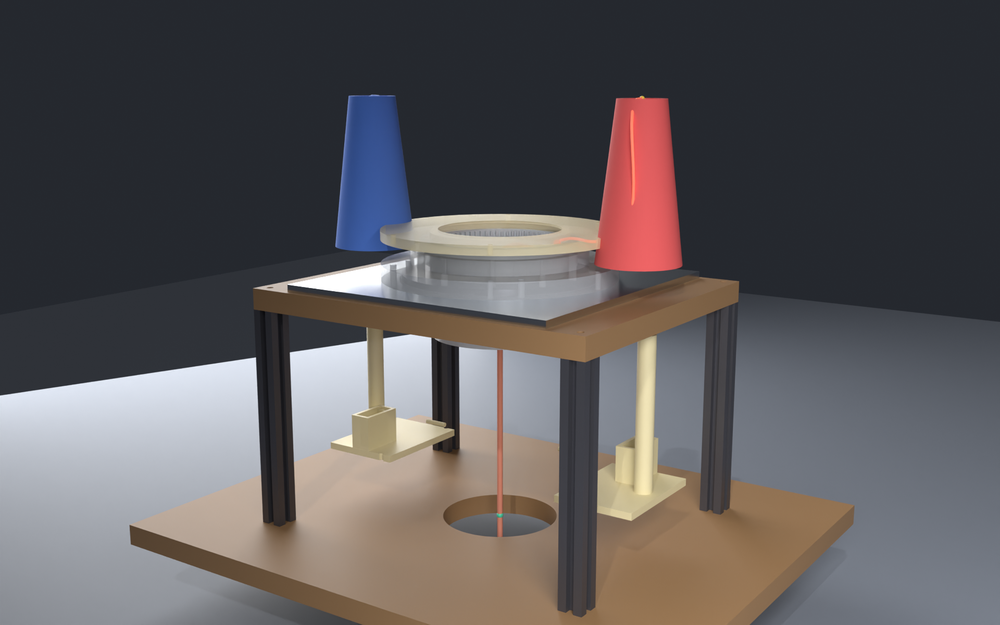
#> input picture CSM_V3_ASSEMBLY/full_assembly/renders/CSM_V3_YarnPath_Y1_full.png, 1000 x 625 px, shrunk from 1920 x 1200 before the run, found by its file name; its folder holds 8 pictures in this run
$ python build_posters.py
#> lines starting #> are read from the running program, lines starting #| are printed output that depends on the picture
#!/usr/bin/env python
# -*- coding: utf-8 -*-
"""
CSM V3 -- ENGINEERING POSTER SET

Composes the existing rendered PNGs (Y1-Y3, K_triad_*, D1-D5, capture-margin
plots) into 6 labeled engineering plates:

  Poster 3  Yarn Path & Knitting Logic        (behavior first)
  Poster 4  Kinematic Triad
  Poster 2  Drivetrain & Power Flow
  Poster 5  Service & Maintenance Architecture
  Poster 6  Dynamic Failure Analysis
  Poster 1  Machine Architecture Overview     (aesthetics last)

No 3D rendering -- pure matplotlib + image composition. Designed for
clarity / annotation, not photorealism. Each poster answers ONE question.

Usage:
  py build_posters.py [poster_number]    # e.g. 3, or no arg for all
"""
import os, sys, csv
try:
    import matplotlib
    matplotlib.use('Agg')
    import matplotlib.pyplot as plt
    import matplotlib.image as mpimg
    from matplotlib.patches import FancyArrowPatch, Rectangle, FancyBboxPatch
except ImportError:
    print("Need matplotlib: py -m pip install matplotlib"); sys.exit(1)

RENDERS = r"C:\Users\LEONID\Downloads\CSM_V3_GitHub_Ready\csm-v3-repo\CSM_V3_ASSEMBLY\full_assembly\renders"
OUT_DIR = os.path.join(RENDERS, "posters")
os.makedirs(OUT_DIR, exist_ok=True)

def load_image(name):
    path = os.path.join(RENDERS, name)
    if not os.path.exists(path):
        print(f"  WARN missing: {path}")
        return None
    return mpimg.imread(path)

def panel(ax, img, title=None, hide_axes=True):
    if img is not None:
        ax.imshow(img)
    if title:
        ax.set_title(title, fontsize=11, fontweight='bold', loc='left')
    if hide_axes:
        ax.set_xticks([]); ax.set_yticks([])
        for s in ax.spines.values(): s.set_visible(False)

def title_block(fig, poster_num, title, subtitle):
    fig.text(0.02, 0.97, f"POSTER {poster_num}", fontsize=10, color='#666666',
             fontweight='bold')
    fig.text(0.02, 0.945, title, fontsize=18, fontweight='bold', color='#1a2a4a')
    fig.text(0.02, 0.925, subtitle, fontsize=11, color='#333333', style='italic')
    fig.text(0.98, 0.97, "CSM V3 PHASE 1", fontsize=9, color='#888888',
             ha='right', fontweight='bold')
    fig.text(0.98, 0.945, "behavioral plate", fontsize=9, color='#888888',
             ha='right', style='italic')

def annotation_block(ax, lines, x=0.02, y=0.98, ha='left', va='top',
                     fontsize=9, color='#222', bg='#f4f4f0'):
    text = "\n".join(lines)
    ax.text(x, y, text, transform=ax.transAxes, ha=ha, va=va,
            fontsize=fontsize, color=color,
            bbox=dict(boxstyle='round,pad=0.5', facecolor=bg,
                      edgecolor='#888888', linewidth=0.8))

# ============================================================
# POSTER 3 -- Yarn Path & Knitting Logic
# ============================================================
def build_poster_3():
    print("Building Poster 3 -- Yarn Path & Knitting Logic")
    fig = plt.figure(figsize=(17, 12), facecolor='#fafafa')
    title_block(fig, "3", "Yarn Path & Knitting Logic",
                "how thread becomes fabric -- cone, tensioner, capture, loop, take-down")

    # 4-panel layout: left big = Y1 full 3/4 isometric; right column = Y2 side,
    # Y3 top, D3 triad close-up
    gs = fig.add_gridspec(3, 3, left=0.04, right=0.98, top=0.90, bottom=0.05,
                          wspace=0.10, hspace=0.18,
                          height_ratios=[1, 1, 1], width_ratios=[1.6, 1, 1])

    ax1 = fig.add_subplot(gs[:, 0])
    panel(ax1, load_image("CSM_V3_YarnPath_Y1_full.png"),
          title="Full machine yarn route (3/4 view)")
    annotation_block(ax1, [
        "WAYPOINTS (Phase-1.5 capture flow)",
        "1. Cone-top    (yarn unwinds from spool)",
        "2. Upper guide eye",
        "3. Tensioner   (yarn drag modulation)",
        "4. Feeder nozzle exit  (Z = 271 mm, r = 95 mm)",
        "5. HOOK PEAK   (Z = 264 mm, r = 56.15 mm)",
        "6. Loop formation  (knock-over by sinker)",
        "7. Fabric tube descent (through cylinder bore)",
        "8. Take-down exit  (Ø100 mm hole in wood base)",
        "",
        "Yarn ownership transitions (Slot #0 frame of",
        "reference) define knitting rhythm at 1:15",
        "motor-to-cylinder reduction (5x gearbox * 3x belt).",
    ], x=0.02, y=0.98, fontsize=8.5)

    ax2 = fig.add_subplot(gs[0, 1:])
    panel(ax2, load_image("CSM_V3_YarnPath_Y2_side.png"),
          title="Vertical journey: cone -> cassette -> take-down (side section)")

    ax3 = fig.add_subplot(gs[1, 1:])
    panel(ax3, load_image("CSM_V3_YarnPath_Y3_top.png"),
          title="In-plane geometry (top view): feeder F1 / F4 + capture aperture")

    ax4 = fig.add_subplot(gs[2, 1:])
    panel(ax4, load_image("CSM_V3_KinematicTriad_K_triad_top.png"),
          title="Loop control aperture (retainer lip ID 104 mm, hook sweep at 113 mm)")
    annotation_block(ax4, [
        "Yarn capture zone = annular band",
        "between retainer lip ID (104) and",
        "hook sweep circle (113.3). 9.3 mm",
        "radial budget per stitch. Compliance,",
        "feeder lag, hook timing all eat into",
        "this margin (see Poster 6).",
    ], x=0.02, y=0.05, va='bottom', fontsize=8)

    out = os.path.join(OUT_DIR, "P3_yarn_path_and_knitting_logic.png")
    plt.savefig(out, dpi=120, facecolor=fig.get_facecolor())
    plt.close()
    print(f"  -> {out}")

# ============================================================
# POSTER 4 -- Kinematic Triad
# ============================================================
def build_poster_4():
    print("Building Poster 4 -- Kinematic Triad")
    fig = plt.figure(figsize=(17, 11), facecolor='#fafafa')
    title_block(fig, "4", "Kinematic Triad -- Why Stitch Formation Works",
                "feeder exit / retainer lip / hook peak -- the 9.3 mm radial budget")

    gs = fig.add_gridspec(2, 2, left=0.04, right=0.98, top=0.88, bottom=0.04,
                          wspace=0.10, hspace=0.18)

    for ax, src, ttl in [
        (fig.add_subplot(gs[0, 0]), "CSM_V3_KinematicTriad_K_triad_3q.png",
         "3/4 perspective: cassette top with triad geometry"),
        (fig.add_subplot(gs[0, 1]), "CSM_V3_KinematicTriad_K_triad_top.png",
         "Top: retainer lip aperture + hook sweep + feeders F1/F4"),
        (fig.add_subplot(gs[1, 0]), "CSM_V3_KinematicTriad_K_triad_side.png",
         "Side section: vertical Z stack of cassette"),
        (fig.add_subplot(gs[1, 1]), "CSM_V3_KinematicTriad_K_triad_front.png",
         "Front: cassette + drive train + retainer lip plane"),
    ]:
        panel(ax, load_image(src), title=ttl)

    # Big text box bottom-right summarizing the triad geometry
    fig.text(0.62, 0.115, "TRIAD GEOMETRY (world Z, mm)", fontsize=11,
             fontweight='bold', color='#1a2a4a')
    fig.text(0.62, 0.04,
             "Cylinder top         256\n"
             "Hook PEAK            264   <- critical capture plane\n"
             "Retainer lip ubside  270   <- upper safety bound\n"
             "Feeder exit          271   <- yarn presentation plane\n"
             "\n"
             "Hook cam stroke       8 mm  (Z 256 .. 264)\n"
             "Retainer clearance    6 mm  (above hook peak)\n"
             "Feeder above hook     7 mm  (gravity drop window)\n"
             "Lip-to-hook aperture  9.3 mm radial",
             fontsize=9, color='#222', fontfamily='monospace',
             bbox=dict(boxstyle='round,pad=0.5', facecolor='#fff8e8',
                       edgecolor='#aaa', linewidth=0.8))

    out = os.path.join(OUT_DIR, "P4_kinematic_triad.png")
    plt.savefig(out, dpi=120, facecolor=fig.get_facecolor())
    plt.close()
    print(f"  -> {out}")

# ============================================================
# POSTER 2 -- Drivetrain & Power Flow
# ============================================================
def build_poster_2():
    print("Building Poster 2 -- Drivetrain & Power Flow")
    fig = plt.figure(figsize=(17, 11), facecolor='#fafafa')
    title_block(fig, "2", "Drivetrain & Power Flow",
                "NEMA 23 -> 5:1 gearbox -> 3:1 belt -> 12 mm shaft -> cylinder")

    gs = fig.add_gridspec(2, 2, left=0.04, right=0.98, top=0.88, bottom=0.05,
                          wspace=0.10, hspace=0.18)

    # Use D2 side, D1 iso, D3 triad-of-drivetrain-from-top
    panel(fig.add_subplot(gs[0, 0]), load_image("CSM_V3_Diagram_D2_side_section.png"),
          title="Vertical stack (side): motor + gearbox + pulleys + shaft")
    panel(fig.add_subplot(gs[0, 1]), load_image("CSM_V3_Diagram_D1_isometric.png"),
          title="Drivetrain in machine context (3/4)")
    panel(fig.add_subplot(gs[1, 0]), load_image("CSM_V3_Diagram_D5_layer_separation.png"),
          title="Layer separation: precision / structural / automation")

    # Right-bottom: text spec block, power flow
    ax_text = fig.add_subplot(gs[1, 1])
    ax_text.axis('off')
    ax_text.text(0.02, 0.98,
        "POWER PATH (BOM-aligned)\n"
        "\n"
        "  NEMA 23 stepper      2.8 N.m holding\n"
        "      |   PWM step/dir via TB6600 4A driver\n"
        "      v\n"
        "  5:1 planetary gearbox   ~14 N.m at output\n"
        "      |   gearbox output: 14 mm shaft\n"
        "      v\n"
        "  60T HTD 5M pulley       Ø97.5 mm\n"
        "      |   HTD belt, 405 mm pitch, 15 mm wide\n"
        "      v\n"
        "  20T HTD 5M pulley       Ø33.3 mm\n"
        "      |   3:1 belt reduction\n"
        "      v\n"
        "  12 mm h8 drive shaft (300 mm)\n"
        "      |   floating-top / fixed-bottom\n"
        "      |   bearings 6001-2RS + 51101 thrust\n"
        "      v\n"
        "  Drive Hub V2.4.2\n"
        "      |   M5 x 4 at PCD 70, into cylinder\n"
        "      v\n"
        "  Cylinder V3.0  (114.3 mm OD, 72 slots)\n"
        "\n"
        "TOTAL REDUCTION: 15:1 motor -> cylinder\n"
        "EST. CYLINDER TORQUE: ~25-30 N.m (after losses)\n"
        "BELT TENSION TRAVEL: 30 mm motor X-slot (SE5)",
        fontsize=9, color='#222', fontfamily='monospace', va='top',
        bbox=dict(boxstyle='round,pad=0.7', facecolor='#fff8e8',
                  edgecolor='#aaa', linewidth=0.8))

    out = os.path.join(OUT_DIR, "P2_drivetrain_power_flow.png")
    plt.savefig(out, dpi=120, facecolor=fig.get_facecolor())
    plt.close()
    print(f"  -> {out}")

# ============================================================
# POSTER 5 -- Service & Maintenance
# ============================================================
def build_poster_5():
    print("Building Poster 5 -- Service & Maintenance")
    fig = plt.figure(figsize=(17, 11), facecolor='#fafafa')
    title_block(fig, "5", "Service & Maintenance Architecture",
                "five protected envelopes SE1-SE5 -- can a human actually maintain this?")

    gs = fig.add_gridspec(2, 2, left=0.04, right=0.98, top=0.88, bottom=0.05,
                          wspace=0.10, hspace=0.18)

    panel(fig.add_subplot(gs[0, 0]), load_image("CSM_V3_AssemblyDrawing_C_iso.png"),
          title="ISO view with all 5 service envelopes overlaid")
    panel(fig.add_subplot(gs[0, 1]), load_image("CSM_V3_AssemblyDrawing_C_top.png"),
          title="Top: envelope footprint + maintenance vectors")
    panel(fig.add_subplot(gs[1, 0]), load_image("CSM_V3_AssemblyDrawing_C_front.png"),
          title="Front: extraction arrows (red=lift, blue=feeder, yellow=belt, green=take-down)")

    ax_text = fig.add_subplot(gs[1, 1])
    ax_text.axis('off')
    ax_text.text(0.02, 0.98,
        "SERVICE ENVELOPES (SE1-SE5)\n"
        "\n"
        "SE1  Cylinder removal\n"
        "     Vertical lift through Z=272..395\n"
        "     -- without disturbing mast, uprights, feeders\n"
        "\n"
        "SE2  Cam ring extraction\n"
        "     Annular ring at Z=200..230\n"
        "     -- M5 access from below\n"
        "\n"
        "SE3  Feeder swing-out\n"
        "     6 wedges at PCD 190, 60 deg each\n"
        "     -- M4 access from above\n"
        "\n"
        "SE4  Yarn threading\n"
        "     Front +Y arc Z=240..300\n"
        "     -- operator hand path, eye line\n"
        "\n"
        "SE5  Belt replacement\n"
        "     Motor X-travel 30 mm slot\n"
        "     -- belt lift over pulleys\n"
        "\n"
        "I-11 Sock take-down column\n"
        "     Vertical Ø100 mm reserved\n"
        "     -- gravity / weight / vacuum (future)\n"
        "\n"
        "All envelopes are independently invokable.\n"
        "Maintenance vectors documented in\n"
        "SERVICE_ENVELOPES.md R1.",
        fontsize=9, color='#222', fontfamily='monospace', va='top',
        bbox=dict(boxstyle='round,pad=0.7', facecolor='#eef8ee',
                  edgecolor='#aaa', linewidth=0.8))

    out = os.path.join(OUT_DIR, "P5_service_maintenance.png")
    plt.savefig(out, dpi=120, facecolor=fig.get_facecolor())
    plt.close()
    print(f"  -> {out}")

# ============================================================
# POSTER 6 -- Dynamic Failure Analysis
# ============================================================
def build_poster_6():
    print("Building Poster 6 -- Dynamic Failure Analysis")
    fig = plt.figure(figsize=(17, 12), facecolor='#fafafa')
    title_block(fig, "6", "Dynamic Failure Analysis -- Operating Envelope",
                "Phase 1.5 simulator results -- tolerances derived from behavior, not intuition")

    gs = fig.add_gridspec(3, 2, left=0.04, right=0.98, top=0.88, bottom=0.05,
                          wspace=0.10, hspace=0.22, height_ratios=[1.2, 1.2, 0.8])

    panel(fig.add_subplot(gs[0, :]), load_image("operating_envelope_plot.png"),
          title="A. Operating envelope: worst-case capture margin vs sweep parameter")
    panel(fig.add_subplot(gs[1, :]), load_image("delta_from_nominal_plot.png"),
          title="B. Delta from nominal -- Δm(θ) = m_failure - m_nominal")

    ax_text = fig.add_subplot(gs[2, :])
    ax_text.axis('off')
    ax_text.text(0.02, 0.95,
        "TOLERANCES DERIVED FROM BEHAVIOR (acceptable at +-2 mm Z capture margin)",
        fontsize=11, fontweight='bold', color='#1a2a4a', va='top')
    ax_text.text(0.02, 0.78,
        "A1  Feeder lag           <= 10 deg     PHASE-sensitive  (narrow capture window only)\n"
        "B1  Yarn slack           <=  2 mm      AMPLITUDE-sensitive  (uniform offset, gravity)\n"
        "D1  Yarn miss / overlift =   0 mm      AMPLITUDE-sensitive  (nominal already at edge)",
        fontsize=10, fontfamily='monospace', color='#222', va='top')
    ax_text.text(0.02, 0.30,
        "DIAGNOSTIC IMPLICATIONS:\n"
        "  - Phase-asymmetric failures -> timing problem (feeder lag, gearbox backlash, belt windup)\n"
        "  - Uniform offset failures   -> tension or geometry problem (take-down, retainer setup)\n"
        "  - HIERARCHY OF FRAGILITY: D1 miss > B1 slack > A1 lag",
        fontsize=9.5, color='#333', va='top', style='italic')

    out = os.path.join(OUT_DIR, "P6_failure_analysis.png")
    plt.savefig(out, dpi=120, facecolor=fig.get_facecolor())
    plt.close()
    print(f"  -> {out}")

# ============================================================
# POSTER 1 -- Architecture Overview
# ============================================================
def build_poster_1():
    print("Building Poster 1 -- Architecture Overview")
    fig = plt.figure(figsize=(17, 11), facecolor='#fafafa')
    title_block(fig, "1", "Machine Architecture Overview",
                "compact industrial knitting head -- suspended precision core, layered subsystems")

    gs = fig.add_gridspec(2, 3, left=0.04, right=0.98, top=0.88, bottom=0.05,
                          wspace=0.08, hspace=0.18, width_ratios=[1.6, 1, 1])

    panel(fig.add_subplot(gs[:, 0]), load_image("CSM_V3_Diagram_D1_isometric.png"),
          title="Full isometric -- BOM-aligned geometry")
    panel(fig.add_subplot(gs[0, 1]), load_image("CSM_V3_Diagram_D4_top_plan.png"),
          title="Top plan: PCDs + theta=0 ref")
    panel(fig.add_subplot(gs[0, 2]), load_image("CSM_V3_Diagram_D5_layer_separation.png"),
          title="Layer separation (exploded)")
    panel(fig.add_subplot(gs[1, 1]), load_image("CSM_V3_Diagram_D2_side_section.png"),
          title="Side elevation")
    panel(fig.add_subplot(gs[1, 2]), load_image("CSM_V3_Diagram_D3_triad.png"),
          title="Triad close-up")

    out = os.path.join(OUT_DIR, "P1_architecture_overview.png")
    plt.savefig(out, dpi=120, facecolor=fig.get_facecolor())
    plt.close()
    print(f"  -> {out}")

# ============================================================
# DISPATCH
# ============================================================
ALL_POSTERS = {
    "1": build_poster_1,
    "2": build_poster_2,
    "3": build_poster_3,
    "4": build_poster_4,
    "5": build_poster_5,
    "6": build_poster_6,
}

if __name__ == "__main__":
    if len(sys.argv) > 1:
        for n in sys.argv[1:]:
            if n in ALL_POSTERS:
                ALL_POSTERS[n]()
    else:
        # Per user-recommended order: 3, 4, 2, 5, 6, 1
        for n in ["3", "4", "2", "5", "6", "1"]:
            ALL_POSTERS[n]()
#> this loop made 6 passes
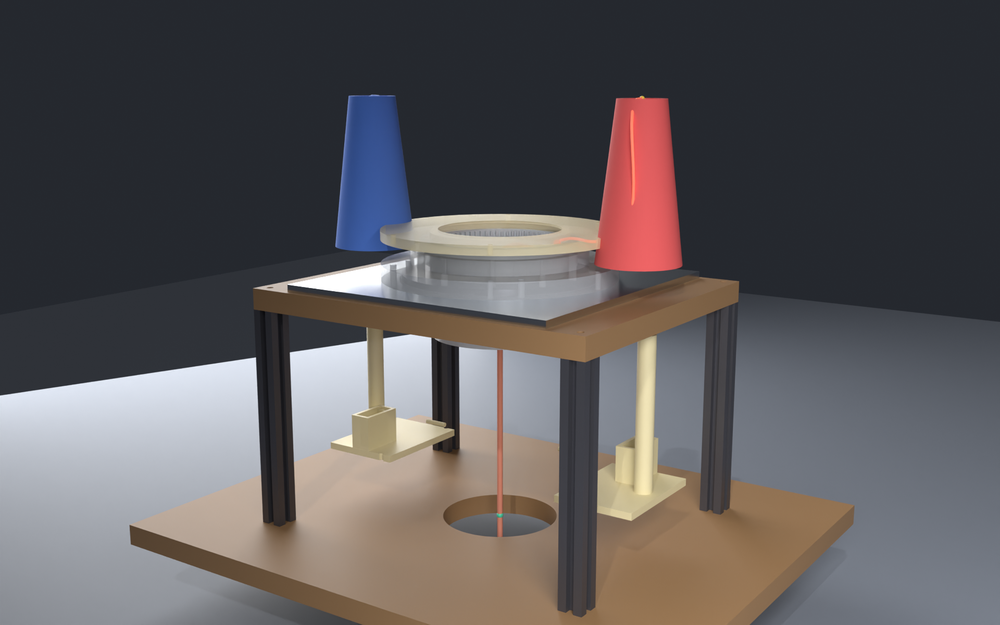
#> input picture CSM_V3_ASSEMBLY/full_assembly/renders/CSM_V3_YarnPath_Y1_full.png, 1000 x 625 px, shrunk from 1920 x 1200 before the run, found by its file name
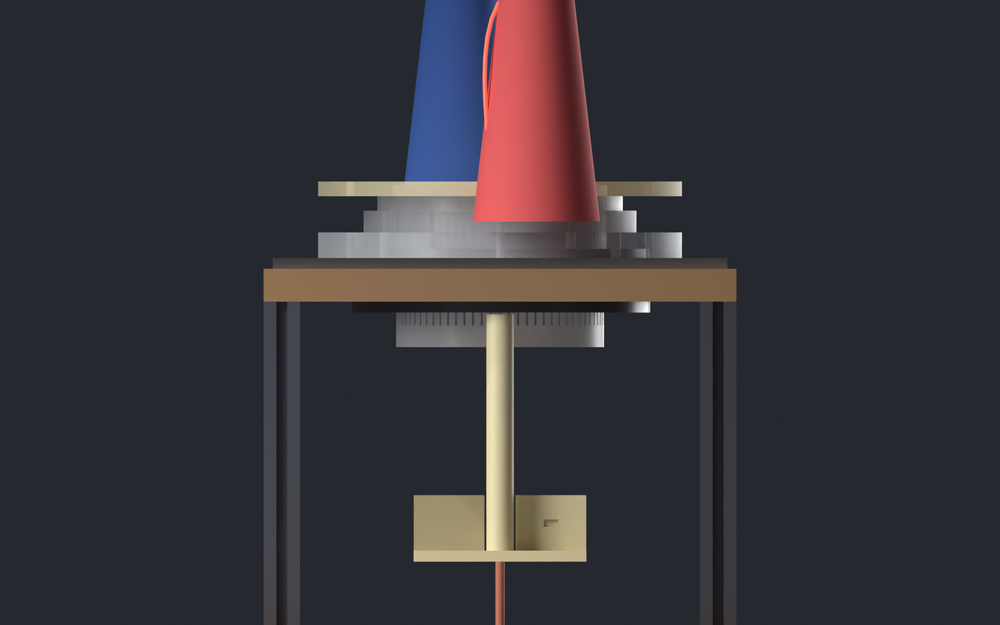
#> input picture CSM_V3_ASSEMBLY/full_assembly/renders/CSM_V3_YarnPath_Y2_side.png, 1000 x 625 px, shrunk from 1920 x 1200 before the run, found by its file name
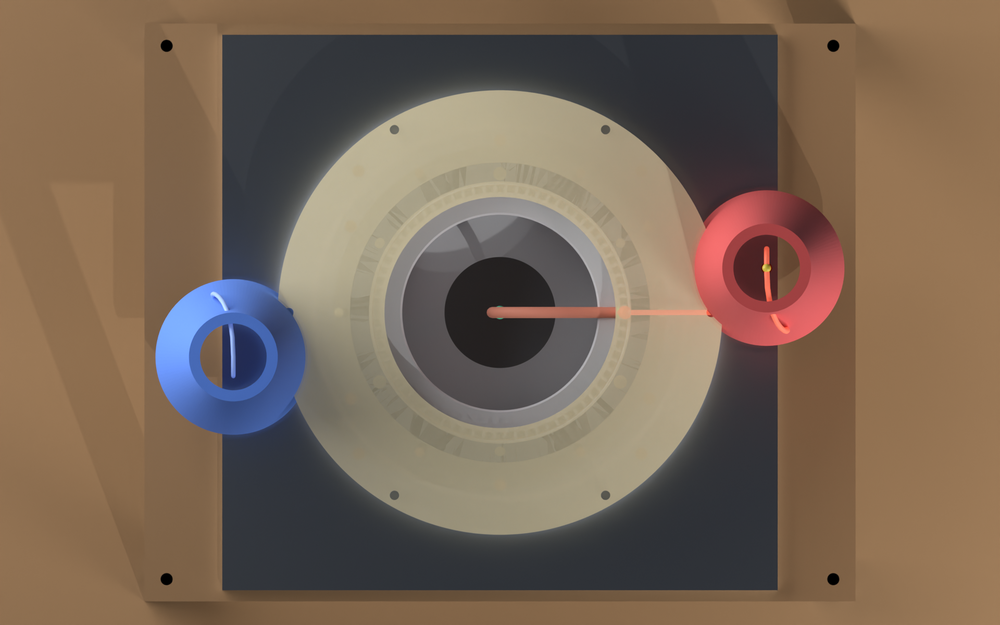
#> input picture CSM_V3_ASSEMBLY/full_assembly/renders/CSM_V3_YarnPath_Y3_top.png, 1000 x 625 px, shrunk from 1920 x 1200 before the run, found by its file name
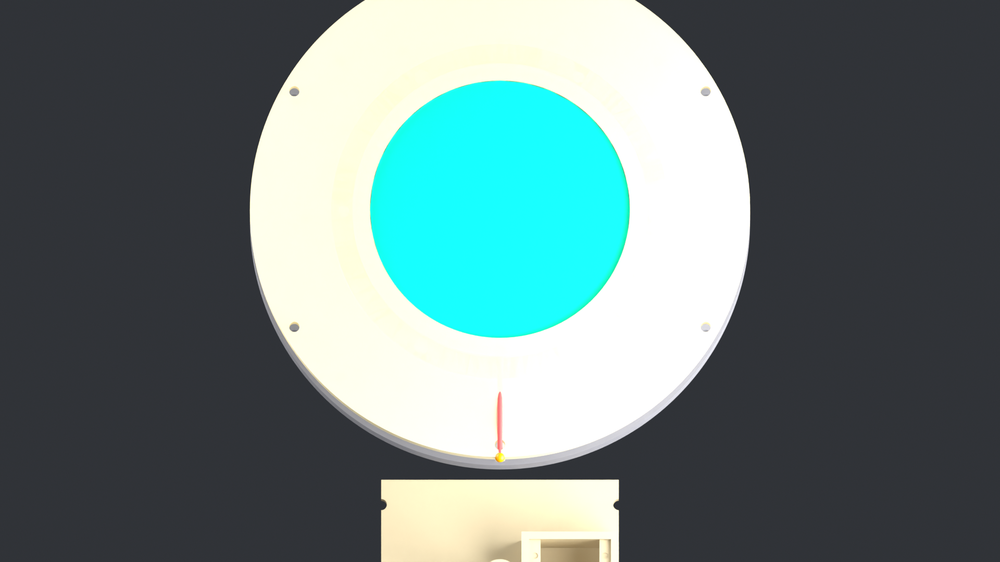
#> input picture CSM_V3_ASSEMBLY/full_assembly/renders/CSM_V3_KinematicTriad_K_triad_top.png, 1000 x 562 px, shrunk from 1920 x 1080 before the run, found by its file name
#> pass 1, in build_poster_3, `plt.savefig(out, dpi=120, facecolor=fig.get_facecolor())`:
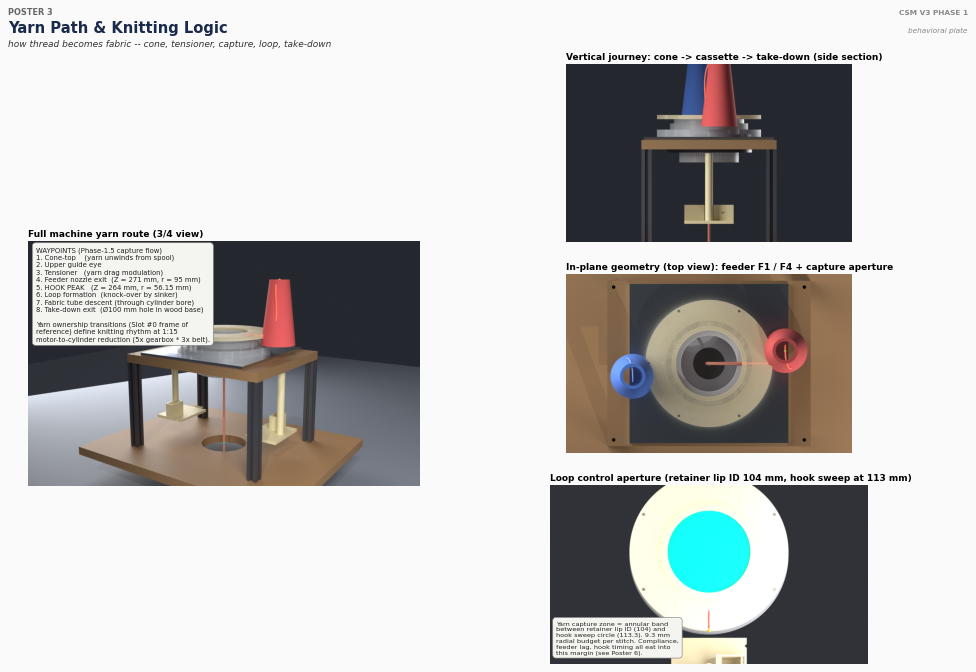
#> figure drawn by matplotlib, 4 panels
    print(f"\nAll output in {OUT_DIR}")
